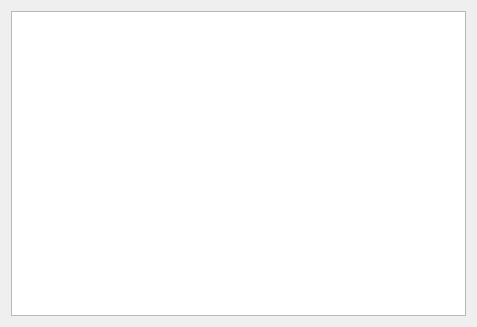
<?xml version="1.0" encoding="UTF-8"?>
<ui version="4.0">
 <class>Widget</class>
 <widget class="QWidget" name="Widget">
  <property name="geometry">
   <rect>
    <x>0</x>
    <y>0</y>
    <width>477</width>
    <height>327</height>
   </rect>
  </property>
  <property name="windowTitle">
   <string>Widget</string>
  </property>
  <layout class="QVBoxLayout" name="verticalLayout">
   <item>
    <widget class="QTextEdit" name="textEdit"/>
   </item>
  </layout>
 </widget>
 <layoutdefault spacing="6" margin="11"/>
 <resources/>
 <connections/>
</ui>
